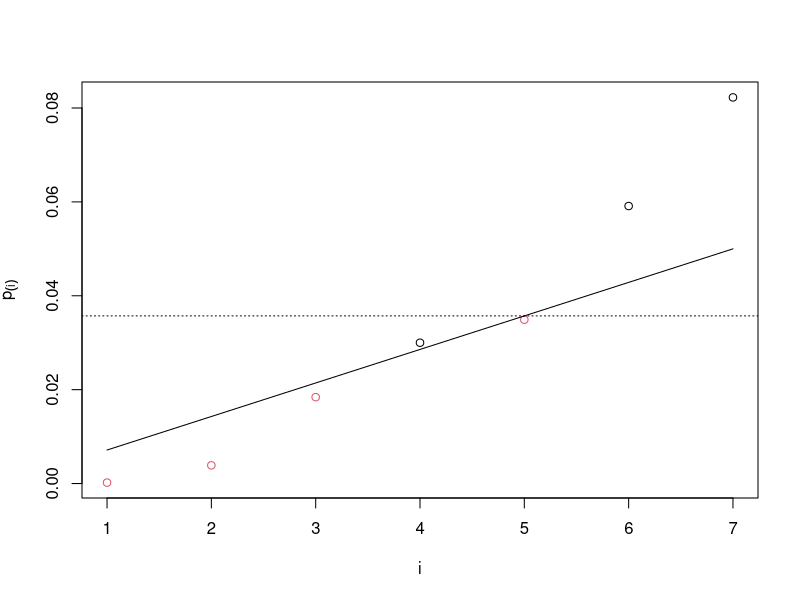
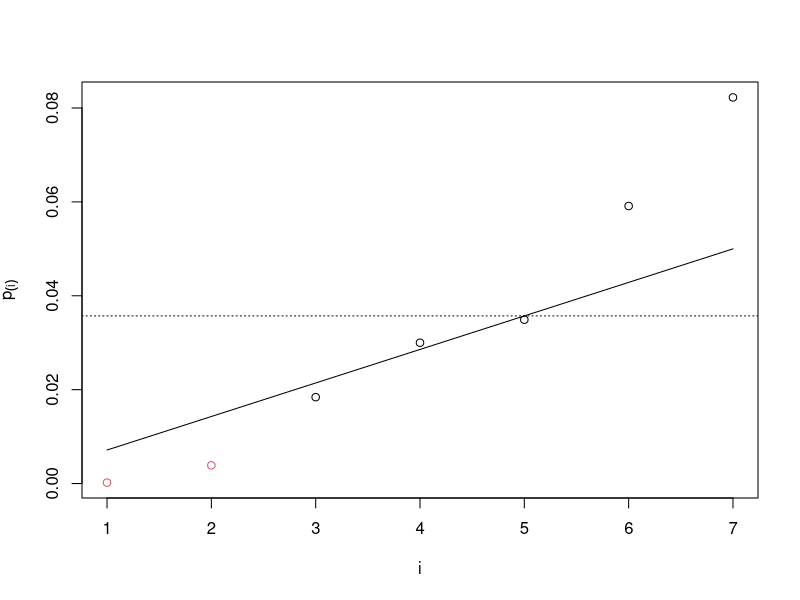
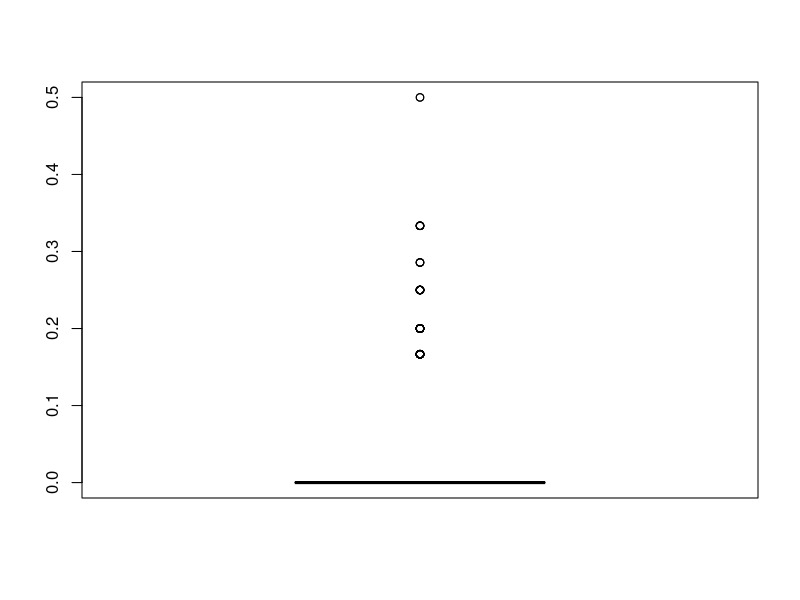

Recreate these plots in R, in order.
## ---- chunk 1
alpha <- 0.05
pvals <- c(0.03000,0.0002, 0.05912, 0.08226, 0.00388, 0.0184, 0.03490)
m<-length(pvals)
names(pvals)<-LETTERS[1:m]
pvals
pvals.ord<-sort(pvals) # p-values sorted
pvals.ord
(1:m)[(pvals.ord <= alpha*(1:m)/m)] # indexes i
k<-max( (1:m)*(pvals.ord <= alpha*(1:m)/m) ) # k = max(indexes i)
k
alpha.adj<-(alpha*(1:m)/m)[k] # adjusted alpha level
alpha.adj
hyps.reject<-names(pvals)[pvals<=alpha.adj] # names hypothesis rejected
hyps.reject
## ---- chunk 2
pvals.ord.adj<-pvals.ord * m/(1:m)
for (i in 1:m){
pvals.ord.adj[i]<-min(pvals.ord.adj[i:m],1)
}
pvals.ord.adj # adjusted p-values
pvals.ord.adj[names(pvals)] # initial sorting
pvals.adj<-p.adjust(pvals,method="BH")
pvals.adj
## ---- chunk 3
i<-(pvals.ord <= alpha*(1:m)/m)
plot(1:m, pvals.ord, xlab="i", ylab=expression(p[(i)]), col=i+1)
segments(x0=1,y0=alpha/m, x1=m,y1=alpha)
abline(h=alpha.adj, lty="dotted")
## ---- chunk 4
hyps.reject.Bonf<-names(pvals)[pvals<=alpha/m]
hyps.reject.Bonf
## ---- chunk 5
pvals.adj<-p.adjust(pvals,method="BY")
pvals.adj
## ---- chunk 6
sum(pvals.adj <= 0.05)
## ---- chunk 7
L <- sum(1/(1:m))
pvals.ord<-sort(pvals) # p-values sorted
i<-(pvals.ord <= alpha*(1:m)/(m*L))
plot(1:m, pvals.ord, xlab="i", ylab=expression(p[(i)]), col=i+1)
segments(x0=1,y0=alpha/m, x1=m,y1=alpha)
abline(h=alpha.adj, lty="dotted")
## ---- chunk 8
m=18
B=1000


simulate.1.experiment <- function(){
####  Generate the response of 6 patients across m endpoints from a normal
####  distribution with mean 0 and sd 1.
   endpoints=matrix(rnorm(6*m),6,m)
####  Add a value equals 3 for the first 5 endpoints for the patients
#### taking the new drug
   endpoints[4:6,1:5]= endpoints[4:6,1:5]+5
   endpoints
  
   p.values.1.experiment=apply(endpoints , 2, function(y)   
    
#### Compute two samples t-test and extract p-value    
   t.test(y[1:3],y[4:6])$p.value)
   
#### Compute p-values adjusted by Bonferroni, Holm and BH
   p.bonf <- p.adjust(p.values.1.experiment,method = "bonferroni")
   p.holm <- p.adjust(p.values.1.experiment,method = "holm")
   p.bh <- p.adjust(p.values.1.experiment,method = "BH")
   p.by <- p.adjust(p.values.1.experiment,method = "BY")
   
#### Compute errors and power from function compute.err.pow
   c(bonf=compute.err.pow(p.bonf),
     holm=compute.err.pow(p.holm),
     bh=compute.err.pow(p.bh),
     by=compute.err.pow(p.by))
  }

#### Compute errors and power
compute.err.pow <- function(p.values){
  
  c(Atleastoneerror=any(p.values[-(1:5)]<alpha),
     fdp=sum(p.values[-(1:5)]<alpha)/max(1,sum(p.values<alpha)),
     power=sum(p.values[(1:5)]<alpha)/5)
}

#### We replicate the analysis 1000 times
res <- replicate(B,simulate.1.experiment())
dim(res)

res[1:2,1:20]

rowMeans(res)

boxplot(res[8,])

out=matrix(rowMeans(res),3,4)
colnames(out)=c("bonf","holm","bh", "by")
rownames(out)=c("FWER","FDR","POWER")
out
## ---- chunk 9
set.seed(1)
ps=round(rbeta(10,1,10),4)

# p.adjust(ps,method = "BH")
cat(ps,sep=", ")
